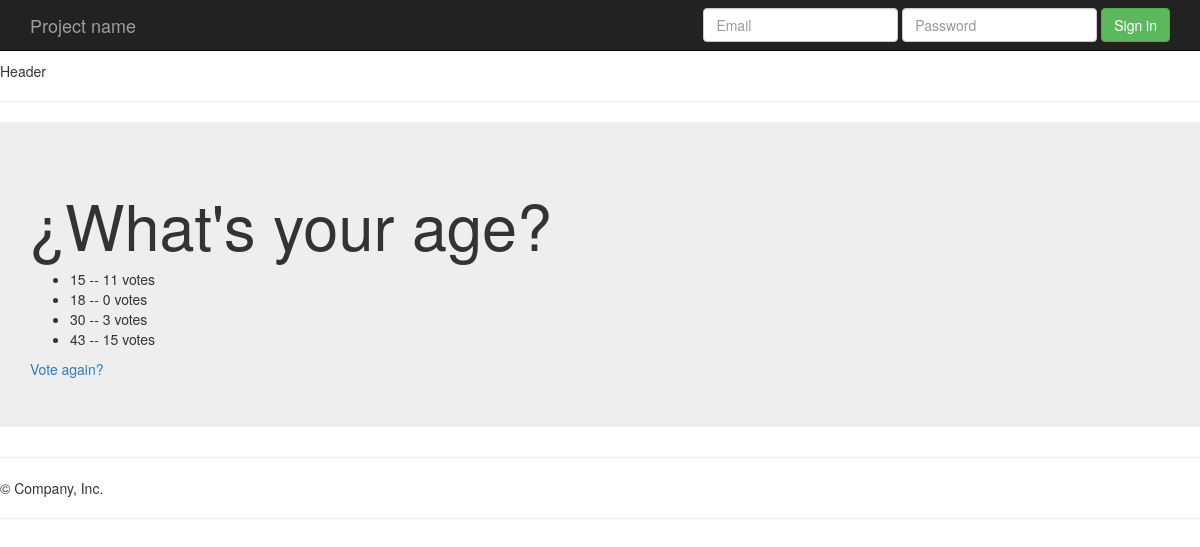
/polls/2/results, run on an earlier commit of the app's database.
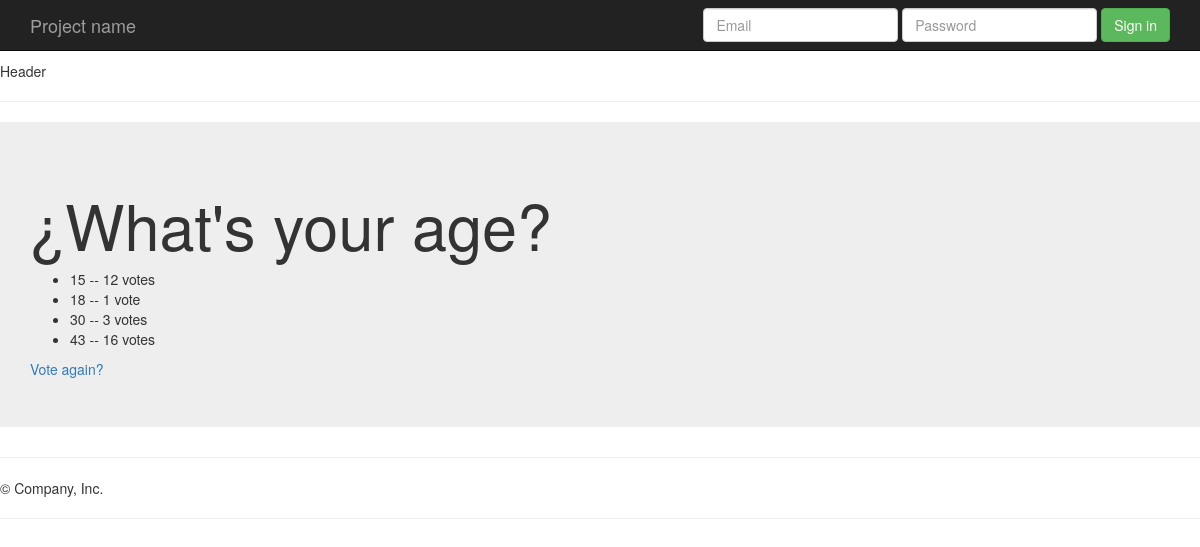
And on a later commit of the database.
### polls/models.py (models this page shows, shortened)
class Choice(models.Model):
    choice_text = models.CharField(max_length=200)
    votes = models.IntegerField(default=0)
    question = models.ForeignKey(Question, on_delete=models.CASCADE)

### polls/views.py (the view)
# urls.py: url(r'^(?P<question_id>[0-9]+)/results$', views.results, name="result"),
def results(request, question_id):
    question = get_object_or_404(Question, pk=question_id)
    return render(request, 'polls/results.html', {'question': question})

### polls/templates/polls/results.html
{% extends 'polls/base.html' %}
{% block main_content %}
    <h1>{{ question.question_text }}</h1>
    <ul>
        {% for choice in question.choice_set.all %}
        <li>{{ choice.choice_text }} -- {{ choice.votes }} vote{{ choice.votes|pluralize }}</li>
        {% endfor %}
    </ul>
    <a href="{% url 'polls:detail' question.id %}">Vote again?</a>
{% endblock %}

What changed in the data, as far as the page shows it:
changed Choice (number 1 of 4 on the later page): votes "11" → "12"
changed Choice (number 2 of 4 on the later page): votes "0" → "1"
changed Choice (number 4 of 4 on the later page): votes "15" → "16"
